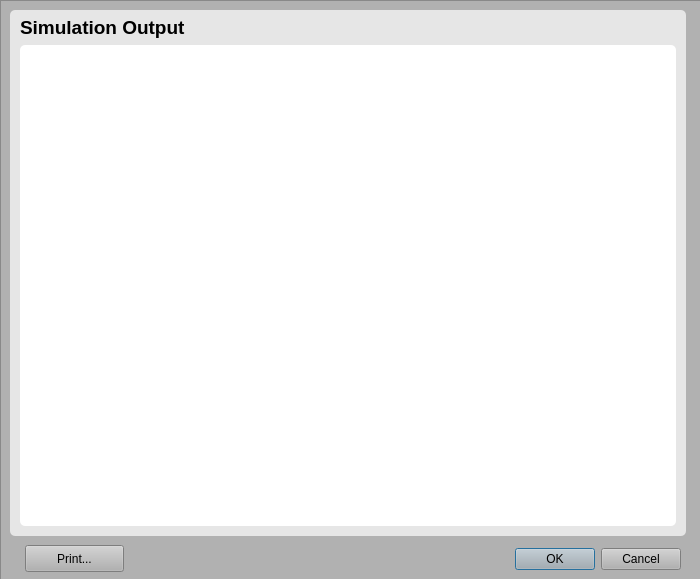
<?xml version="1.0" encoding="UTF-8"?>
<ui version="4.0">
 <class>OutputDialog</class>
 <widget class="QDialog" name="OutputDialog">
  <property name="geometry">
   <rect>
    <x>0</x>
    <y>0</y>
    <width>700</width>
    <height>579</height>
   </rect>
  </property>
  <property name="windowTitle">
   <string>Dialog</string>
  </property>
  <widget class="QFrame" name="Output_Dialog_Frame">
   <property name="geometry">
    <rect>
     <x>0</x>
     <y>0</y>
     <width>701</width>
     <height>581</height>
    </rect>
   </property>
   <property name="styleSheet">
    <string notr="true">background-color: rgb(177, 177, 177);</string>
   </property>
   <property name="frameShape">
    <enum>QFrame::StyledPanel</enum>
   </property>
   <property name="frameShadow">
    <enum>QFrame::Raised</enum>
   </property>
   <widget class="QWidget" name="Simulation_Widget" native="true">
    <property name="geometry">
     <rect>
      <x>10</x>
      <y>10</y>
      <width>676</width>
      <height>526</height>
     </rect>
    </property>
    <property name="styleSheet">
     <string notr="true">background-color: rgb(230, 230, 230);
border-radius: 5px;
</string>
    </property>
    <widget class="QLabel" name="Simulation_Label">
     <property name="geometry">
      <rect>
       <x>10</x>
       <y>0</y>
       <width>221</width>
       <height>36</height>
      </rect>
     </property>
     <property name="text">
      <string>&lt;html&gt;&lt;head/&gt;&lt;body&gt;&lt;p&gt;&lt;span style=&quot; font-size:14pt; font-weight:600;&quot;&gt;Simulation Output&lt;/span&gt;&lt;/p&gt;&lt;/body&gt;&lt;/html&gt;</string>
     </property>
    </widget>
    <widget class="QTextBrowser" name="Simulation_Output_TextBrowser">
     <property name="geometry">
      <rect>
       <x>10</x>
       <y>35</y>
       <width>656</width>
       <height>481</height>
      </rect>
     </property>
     <property name="styleSheet">
      <string notr="true">background-color: rgb(255, 255, 255);
border-radius: 5px;
</string>
     </property>
    </widget>
   </widget>
   <widget class="QDialogButtonBox" name="Output_Dialog_ButtonBox">
    <property name="geometry">
     <rect>
      <x>145</x>
      <y>541</y>
      <width>536</width>
      <height>36</height>
     </rect>
    </property>
    <property name="orientation">
     <enum>Qt::Horizontal</enum>
    </property>
    <property name="standardButtons">
     <set>QDialogButtonBox::Cancel|QDialogButtonBox::Ok</set>
    </property>
   </widget>
   <widget class="QPushButton" name="Print_Button">
    <property name="geometry">
     <rect>
      <x>25</x>
      <y>545</y>
      <width>99</width>
      <height>27</height>
     </rect>
    </property>
    <property name="text">
     <string>Print...</string>
    </property>
   </widget>
  </widget>
 </widget>
 <resources/>
 <connections>
  <connection>
   <sender>Output_Dialog_ButtonBox</sender>
   <signal>accepted()</signal>
   <receiver>OutputDialog</receiver>
   <slot>close()</slot>
   <hints>
    <hint type="sourcelabel">
     <x>641</x>
     <y>560</y>
    </hint>
    <hint type="destinationlabel">
     <x>738</x>
     <y>550</y>
    </hint>
   </hints>
  </connection>
  <connection>
   <sender>Output_Dialog_ButtonBox</sender>
   <signal>rejected()</signal>
   <receiver>OutputDialog</receiver>
   <slot>close()</slot>
   <hints>
    <hint type="sourcelabel">
     <x>523</x>
     <y>552</y>
    </hint>
    <hint type="destinationlabel">
     <x>705</x>
     <y>566</y>
    </hint>
   </hints>
  </connection>
 </connections>
</ui>
